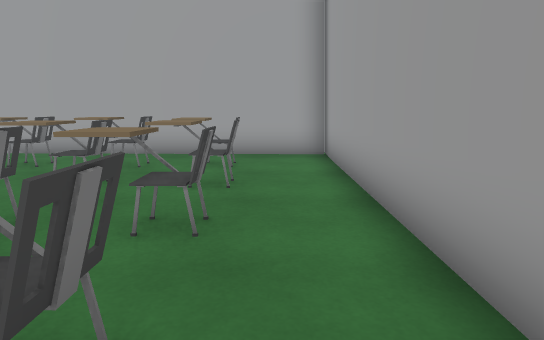
view 1 (above)

16 first-person views from a walk through a scene from a Unity 3-D project. The camera is 1.2 m above the floor, tilts 10° down and sees 75° across. The floor is counted in squares, 1 m on a side. Each view is taken from the middle of a square. On the plan, view 1 faces up. The plan holds only what a view shows up to about 14 squares ahead; the rest is blank. The place goes on beyond the plan. Some surface patterns are stand-ins.

view 2
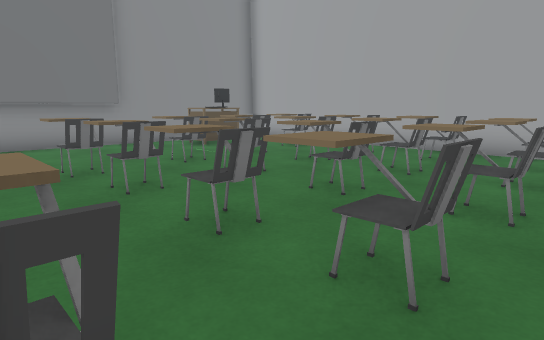

view 3
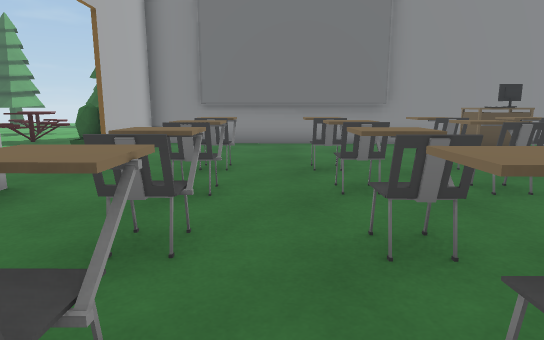

view 4
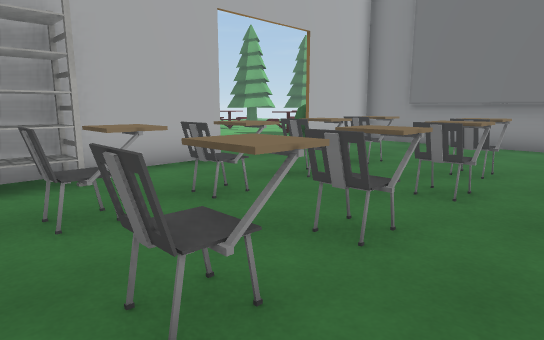

view 5
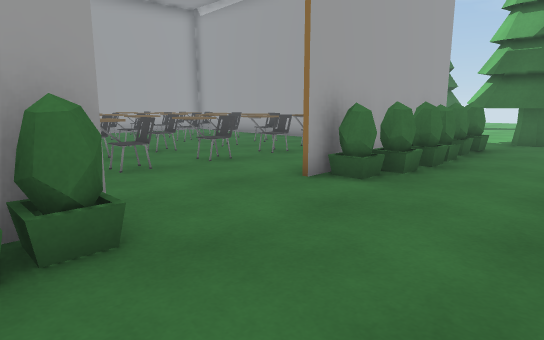

view 6
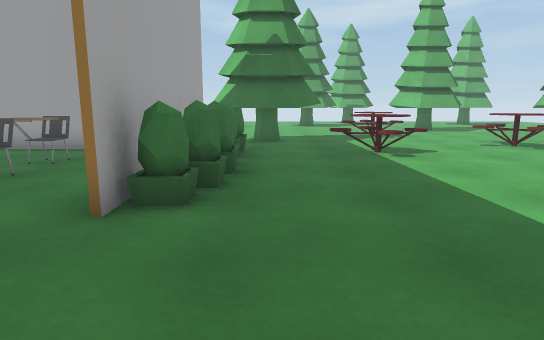

view 7
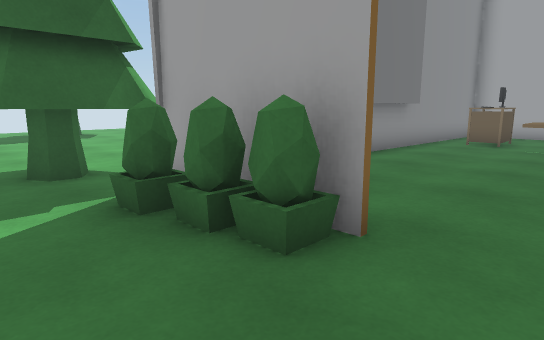

view 8
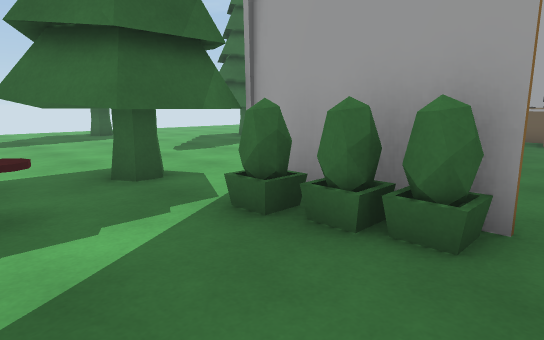

view 9
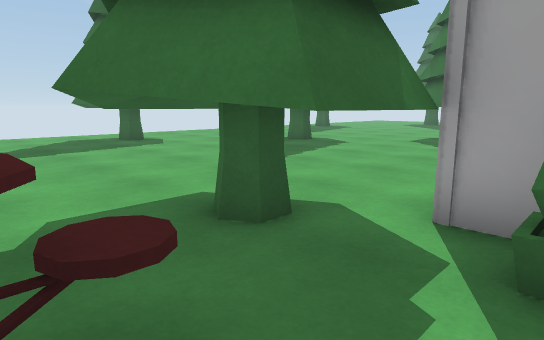

view 10
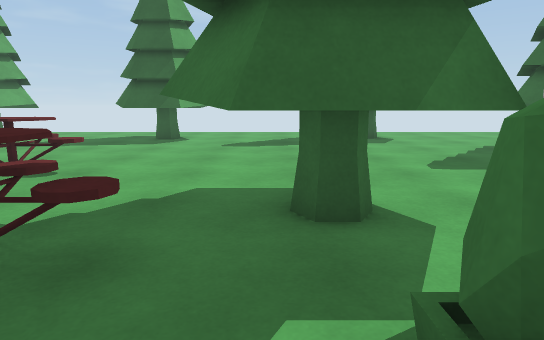

view 11
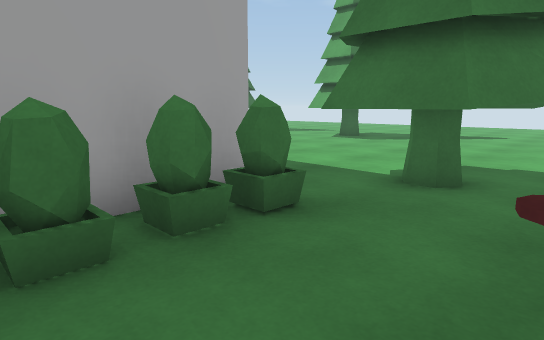

view 12
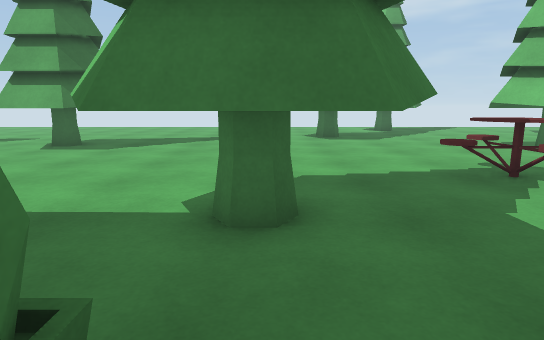

view 13
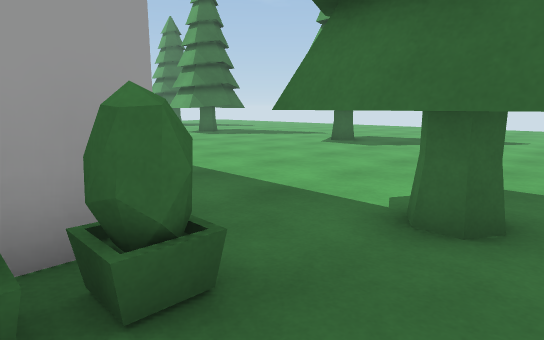

view 14
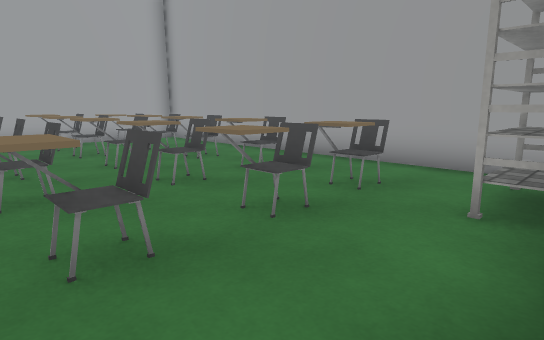

view 15
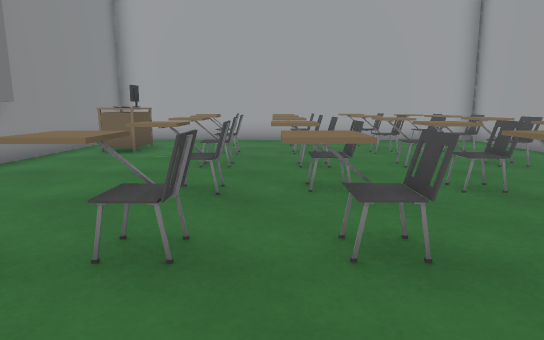

view 16
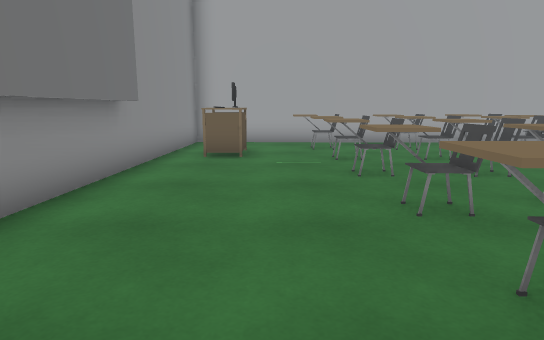

### Floor plan
Key: @ floor where view 1 was taken; # wall or solid block; . floor; O other object.
Columns run from 27 left of view 1 to 12 right of it. Each row starts with its distance up from view 1.
  9                ##############
  8                #...OOOOOOOO.#
  7                #OO.OOOOOO.O.#
  6           OO   #OO.OOOO.OOO.#
  5           OO   #...OO.OOOOO.#
  4           ...  #...OOOOOO.O.#     ..
  3        O  ...  #...OOOOOOOO.#    ....
  2    .. OO  ...  #............#    .... O
  1    ...OO ..... #...OOOO.OOO.#   .....OO
  0     .......... #...........@#  ......OOO
 -1      ..........#...OOOOOO.O.#  .......OO
 -2    O ..........#............# ..........
 -3  OOO ........ .#.........OOO#...........
 -4  .OO........ OO####...#######.OO........
 -5 ...........OOOOOOOO....OOOOOOOOO .......
 -6 ...........OOOOO.............OOOO.......
 -7    .........OOO..............OOOO.......
 -8     ..........OO.. ........OO..O........

Where each view was taken, in squares from view 1:
view 1: 0 up, 0 right, facing up
view 2: 1 down, 0 right, facing up-left
view 3: 0 up, 0 right, facing left
view 4: 3 up, 0 right, facing down-left
view 5: 8 down, 10 left, facing up-right
view 6: 6 down, 9 left, facing right
view 7: 7 down, 7 left, facing up-left
view 8: 8 down, 8 left, facing up-left
view 9: 8 down, 11 left, facing up-left
view 10: 6 down, 10 left, facing left
view 11: 8 down, 2 left, facing up-right
view 12: 6 down, 0 right, facing right
view 13: 7 down, 0 right, facing up-right
view 14: 4 down, 6 left, facing up-right
view 15: 4 down, 6 left, facing up
view 16: 3 down, 9 left, facing up
